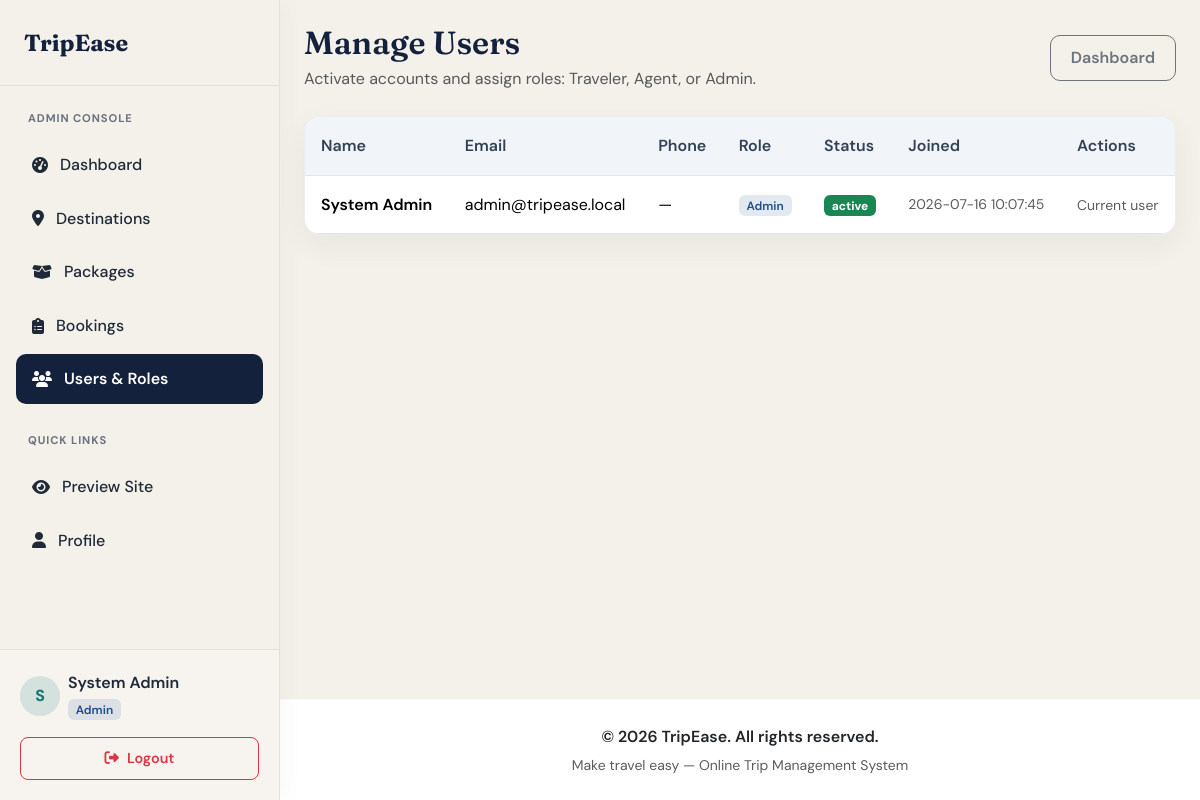
Before: /admin/users/list.php (signed in) with the older database file.
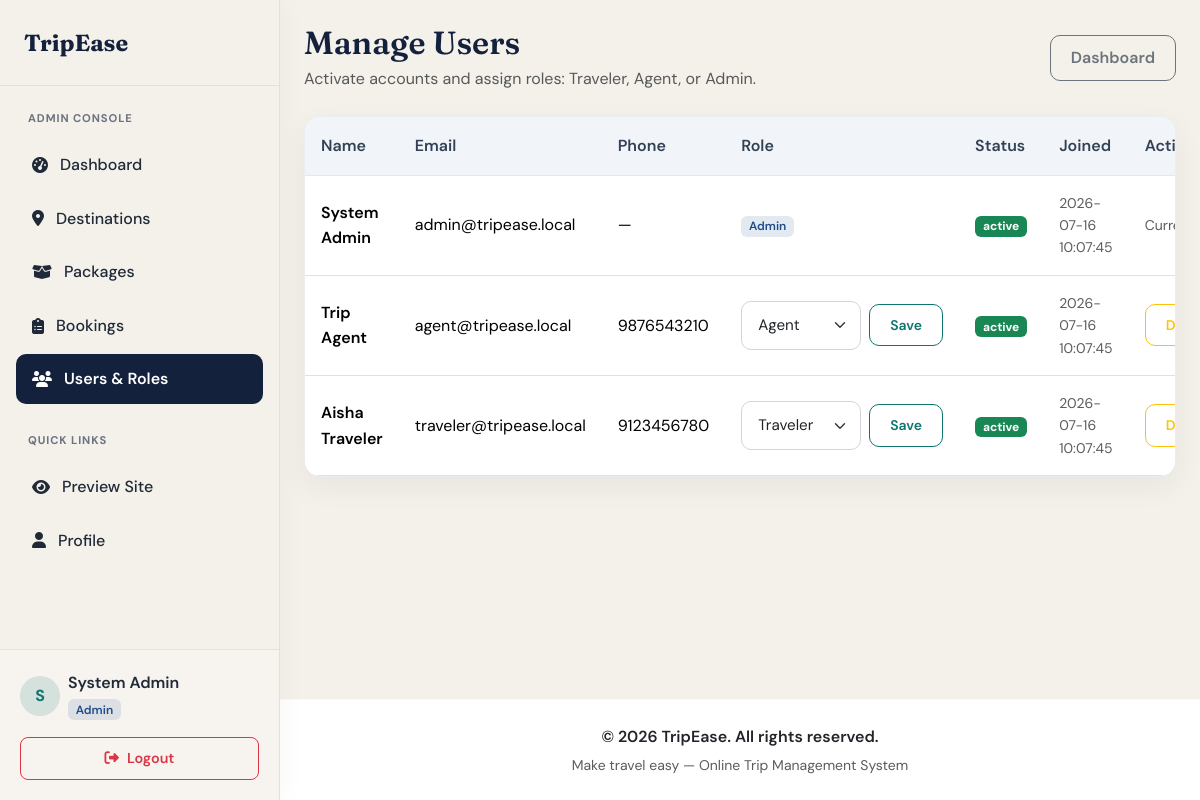
After: the same page with the newer database file.
### tables this page shows
CREATE TABLE IF NOT EXISTS users (
    user_id INT AUTO_INCREMENT PRIMARY KEY,
    name VARCHAR(100) NOT NULL,
    email VARCHAR(150) NOT NULL UNIQUE,
    password_hash VARCHAR(255) NOT NULL,
    phone VARCHAR(20) NULL,
    role ENUM('traveler', 'admin', 'agent') NOT NULL DEFAULT 'traveler',
    status ENUM('active', 'inactive') NOT NULL DEFAULT 'active',
    profile_image VARCHAR(255) NULL,
    created_at TIMESTAMP NOT NULL DEFAULT CURRENT_TIMESTAMP,
    updated_at TIMESTAMP NOT NULL DEFAULT CURRENT_TIMESTAMP ON UPDATE CURRENT_TIMESTAMP
);

### includes/app.php (called while the page is built, shortened)
<?php
function appUrl(string $path = ""): string
{
    $base = rtrim(APP_BASE_PATH, "/");
    return $base . "/" . ltrim($path, "/");
}

### admin/users/list.php (the view, shortened to what this page needs)
<?php
require_once __DIR__ . "/../../includes/header.php";
$users = $pdo->query(
    "SELECT user_id, name, email, phone, role, status, created_at
     FROM users
     ORDER BY FIELD(role, 'admin', 'agent', 'traveler'), created_at DESC"
)->fetchAll();
?>
<div class="page-header mb-4">
    <div>
        <h2 class="mb-1">Manage Users</h2>
        <p class="text-muted mb-0">Activate accounts and assign roles: Traveler, Agent, or Admin.</p>
    </div>
    <a class="btn btn-outline-secondary" href="<?= htmlspecialchars(appUrl('/admin/index.php')) ?>">Dashboard</a>
</div>
<div class="card card-modern">
    <div class="table-responsive">
        <table class="table table-hover align-middle mb-0">
            <thead>
                <tr>
                    <th>Name</th>
                    <th>Email</th>
                    <th>Phone</th>
                    <th>Role</th>
                    <th>Status</th>
                    <th>Joined</th>
                    <th>Actions</th>
                </tr>
            </thead>
            <tbody>
            <?php foreach ($users as $user): ?>
                <tr>
                    <td class="fw-semibold"><?= htmlspecialchars($user["name"]) ?></td>
                    <td><?= htmlspecialchars($user["email"]) ?></td>
                    <td><?= htmlspecialchars((string)($user["phone"] ?? "—")) ?></td>
                    <td>
                        <?php if ((int)$user["user_id"] === (int)$_SESSION["user_id"]): ?>
                            <span class="badge badge-role badge-role-<?= htmlspecialchars($user["role"]) ?>"><?= htmlspecialchars($user["role"]) ?></span>
                        <?php else: ?>
                            <form method="post" action="<?= htmlspecialchars(appUrl('/admin/users/update_role.php')) ?>" class="d-flex gap-2 align-items-center">
                                <select class="form-select form-select-sm" name="role" style="width: 120px;">
                                    <?php foreach (["traveler", "agent", "admin"] as $roleOption): ?>
                                        <option value="<?= $roleOption ?>" <?= $user["role"] === $roleOption ? "selected" : "" ?>>
                                            <?= ucfirst($roleOption) ?>
                                        </option>
                                    <?php endforeach; ?>
                                </select>
                                <button class="btn btn-sm btn-outline-primary" type="submit">Save</button>
                            </form>
                        <?php endif; ?>
                    </td>
                    <td>
                        <span class="badge <?= $user["status"] === "active" ? "text-bg-success" : "text-bg-secondary" ?>">
                            <?= htmlspecialchars($user["status"]) ?>
                        </span>
                    </td>
                    <td class="small text-muted"><?= htmlspecialchars($user["created_at"]) ?></td>
                    <td>
                        <?php if ((int)$user["user_id"] !== (int)$_SESSION["user_id"]): ?>
                            <form method="post" action="<?= htmlspecialchars(appUrl('/admin/users/toggle_status.php')) ?>" class="d-inline">
                                <button class="btn btn-sm btn-outline-warning" type="submit">
                                    <?= $user["status"] === "active" ? "Deactivate" : "Activate" ?>
                                </button>
                            </form>
                        <?php else: ?>
                            <span class="text-muted small">Current user</span>
                        <?php endif; ?>
                    </td>
                </tr>
            <?php endforeach; ?>
            </tbody>
        </table>
    </div>
</div>
<?php require_once __DIR__ . "/../../includes/footer.php"; ?>

Changed rows visible on the page:
added users: name "Trip Agent", email "agent@tripease.local", phone "9876543210", role "Agent", status "active", created_at "2026-07-16 10:07:45", shows "Deactivate"
added users: name "Aisha Traveler", email "traveler@tripease.local", phone "9123456780", role "Traveler", status "active", created_at "2026-07-16 10:07:45", shows "Deactivate"
